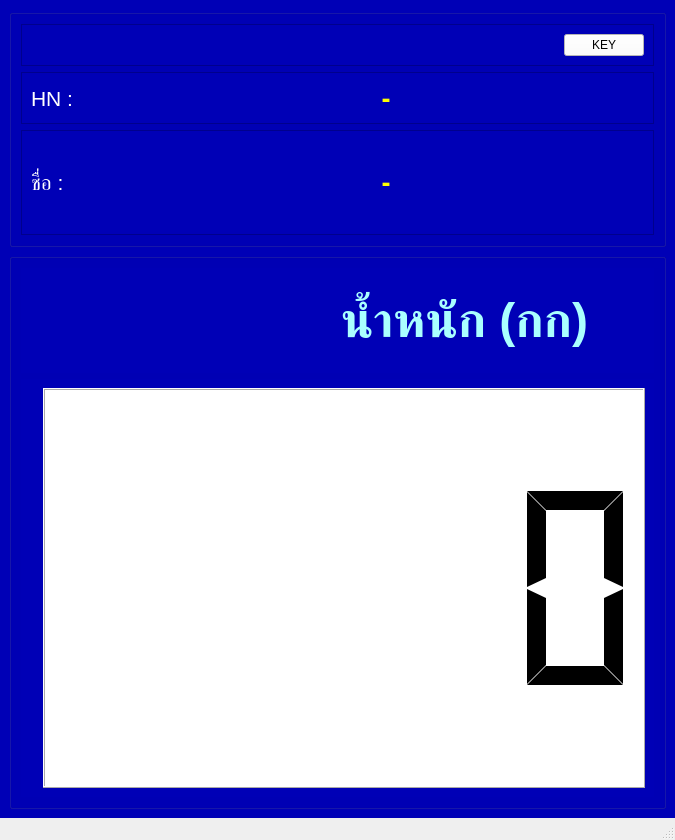
<?xml version="1.0" encoding="UTF-8"?>
<ui version="4.0">
 <class>MainWindow</class>
 <widget class="QMainWindow" name="MainWindow">
  <property name="geometry">
   <rect>
    <x>0</x>
    <y>0</y>
    <width>675</width>
    <height>840</height>
   </rect>
  </property>
  <property name="windowTitle">
   <string>BMI-II</string>
  </property>
  <widget class="QWidget" name="centralwidget">
   <property name="styleSheet">
    <string notr="true">background-color:rgb(0, 0, 182)</string>
   </property>
   <layout class="QVBoxLayout" name="verticalLayout_3" stretch="30,70">
    <item>
     <widget class="QGroupBox" name="groupBox">
      <property name="title">
       <string/>
      </property>
      <layout class="QVBoxLayout" name="verticalLayout" stretch="10,30,60">
       <item>
        <widget class="QFrame" name="frame_3">
         <property name="styleSheet">
          <string notr="true"/>
         </property>
         <property name="frameShape">
          <enum>QFrame::StyledPanel</enum>
         </property>
         <property name="frameShadow">
          <enum>QFrame::Raised</enum>
         </property>
         <layout class="QHBoxLayout" name="horizontalLayout_3">
          <item>
           <widget class="QLineEdit" name="txtId">
            <property name="font">
             <font>
              <pointsize>6</pointsize>
             </font>
            </property>
            <property name="styleSheet">
             <string notr="true">border:0;
color:white;
</string>
            </property>
           </widget>
          </item>
          <item>
           <widget class="QLineEdit" name="txtDummy">
            <property name="font">
             <font>
              <pointsize>6</pointsize>
             </font>
            </property>
            <property name="styleSheet">
             <string notr="true">border:0;
color:white;</string>
            </property>
           </widget>
          </item>
          <item>
           <widget class="QPushButton" name="btnKey">
            <property name="styleSheet">
             <string notr="true">background-color:white</string>
            </property>
            <property name="text">
             <string>KEY</string>
            </property>
           </widget>
          </item>
         </layout>
        </widget>
       </item>
       <item>
        <widget class="QFrame" name="frame">
         <property name="frameShape">
          <enum>QFrame::StyledPanel</enum>
         </property>
         <property name="frameShadow">
          <enum>QFrame::Raised</enum>
         </property>
         <layout class="QHBoxLayout" name="horizontalLayout" stretch="15,85">
          <item>
           <widget class="QLabel" name="label">
            <property name="font">
             <font>
              <pointsize>16</pointsize>
             </font>
            </property>
            <property name="styleSheet">
             <string notr="true">color:white</string>
            </property>
            <property name="text">
             <string>HN :</string>
            </property>
           </widget>
          </item>
          <item>
           <widget class="QLabel" name="lbHn">
            <property name="font">
             <font>
              <pointsize>20</pointsize>
              <weight>75</weight>
              <bold>true</bold>
             </font>
            </property>
            <property name="layoutDirection">
             <enum>Qt::LeftToRight</enum>
            </property>
            <property name="styleSheet">
             <string notr="true">color:yellow;</string>
            </property>
            <property name="text">
             <string>-</string>
            </property>
            <property name="alignment">
             <set>Qt::AlignCenter</set>
            </property>
           </widget>
          </item>
         </layout>
        </widget>
       </item>
       <item>
        <widget class="QFrame" name="frame_2">
         <property name="frameShape">
          <enum>QFrame::StyledPanel</enum>
         </property>
         <property name="frameShadow">
          <enum>QFrame::Raised</enum>
         </property>
         <layout class="QHBoxLayout" name="horizontalLayout_2" stretch="15,85">
          <item>
           <widget class="QLabel" name="label_2">
            <property name="font">
             <font>
              <pointsize>16</pointsize>
             </font>
            </property>
            <property name="styleSheet">
             <string notr="true">color:white
</string>
            </property>
            <property name="text">
             <string>ชื่อ :</string>
            </property>
           </widget>
          </item>
          <item>
           <widget class="QLabel" name="lbFullname">
            <property name="font">
             <font>
              <pointsize>20</pointsize>
              <weight>75</weight>
              <bold>true</bold>
             </font>
            </property>
            <property name="styleSheet">
             <string notr="true">color:yellow;</string>
            </property>
            <property name="midLineWidth">
             <number>0</number>
            </property>
            <property name="text">
             <string>-</string>
            </property>
            <property name="alignment">
             <set>Qt::AlignCenter</set>
            </property>
           </widget>
          </item>
         </layout>
        </widget>
       </item>
      </layout>
     </widget>
    </item>
    <item>
     <widget class="QGroupBox" name="groupBox_2">
      <property name="title">
       <string/>
      </property>
      <layout class="QVBoxLayout" name="verticalLayout_2" stretch="20,80">
       <item>
        <widget class="QWidget" name="widget" native="true">
         <property name="font">
          <font>
           <pointsize>26</pointsize>
          </font>
         </property>
         <property name="styleSheet">
          <string notr="true">color: rgb(170, 255, 255);</string>
         </property>
         <layout class="QHBoxLayout" name="horizontalLayout_4">
          <item>
           <widget class="QLabel" name="label_4">
            <property name="text">
             <string/>
            </property>
           </widget>
          </item>
          <item>
           <widget class="QLabel" name="lb_n">
            <property name="font">
             <font>
              <pointsize>36</pointsize>
              <weight>75</weight>
              <bold>true</bold>
             </font>
            </property>
            <property name="text">
             <string>น้ำหนัก (กก)</string>
            </property>
           </widget>
          </item>
         </layout>
        </widget>
       </item>
       <item>
        <widget class="QWidget" name="widget_4" native="true">
         <property name="font">
          <font>
           <pointsize>20</pointsize>
          </font>
         </property>
         <layout class="QHBoxLayout" name="horizontalLayout_5" stretch="0,60">
          <property name="sizeConstraint">
           <enum>QLayout::SetDefaultConstraint</enum>
          </property>
          <item>
           <widget class="QLabel" name="label_7">
            <property name="text">
             <string/>
            </property>
            <property name="pixmap">
             <pixmap>weight.png</pixmap>
            </property>
            <property name="scaledContents">
             <bool>false</bool>
            </property>
           </widget>
          </item>
          <item>
           <widget class="QLCDNumber" name="lcdWeight">
            <property name="styleSheet">
             <string notr="true">color:black;
background-color:white</string>
            </property>
            <property name="segmentStyle">
             <enum>QLCDNumber::Flat</enum>
            </property>
           </widget>
          </item>
         </layout>
        </widget>
       </item>
      </layout>
     </widget>
    </item>
   </layout>
  </widget>
  <widget class="QStatusBar" name="statusbar"/>
 </widget>
 <resources/>
 <connections/>
</ui>
